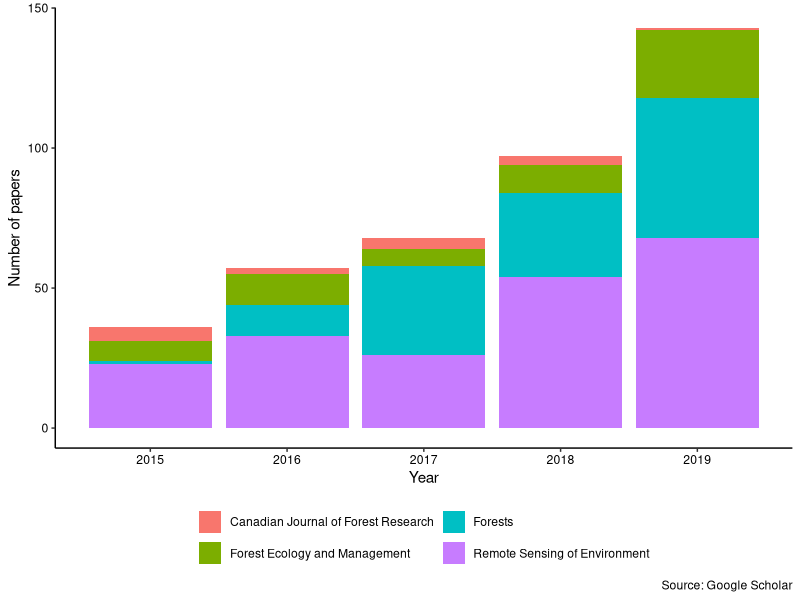

This chart was generated by the following R code:
## ---- chunk 1
library(tidyverse)

papers <- tribble(
  ~Journal, ~Year, ~NumPapers,
  "Forest Ecology and Management", 2019, 24,
  "Forest Ecology and Management", 2018, 10,
  "Forest Ecology and Management", 2017, 6,
  "Forest Ecology and Management", 2016, 11,
  "Forest Ecology and Management", 2015, 7,
  "Canadian Journal of Forest Research", 2019, 1,
  "Canadian Journal of Forest Research", 2018, 3,
  "Canadian Journal of Forest Research", 2017, 4,
  "Canadian Journal of Forest Research", 2016, 2,
  "Canadian Journal of Forest Research", 2015, 5,
  "Forests", 2019, 50,
  "Forests", 2018, 30,
  "Forests", 2017, 32,
  "Forests", 2016, 11,
  "Forests", 2015, 1,
  "Remote Sensing of Environment", 2019, 68,
  "Remote Sensing of Environment", 2018, 54,
  "Remote Sensing of Environment", 2017, 26,
  "Remote Sensing of Environment", 2016, 33,
  "Remote Sensing of Environment", 2015, 23,
)

ggplot(papers, aes(x = Year, y = NumPapers, fill = Journal)) +
  geom_bar(stat="identity") +
  labs(x = "Year", y = "Number of papers",
       caption= "Source: Google Scholar") +
   theme(panel.background = element_rect(fill = "NA"),
        axis.line = element_line(color="black"),
        axis.text = element_text(color = "black"),
         legend.position = "bottom",
        legend.title = element_blank()) +
   guides(fill = guide_legend(ncol = 2))

